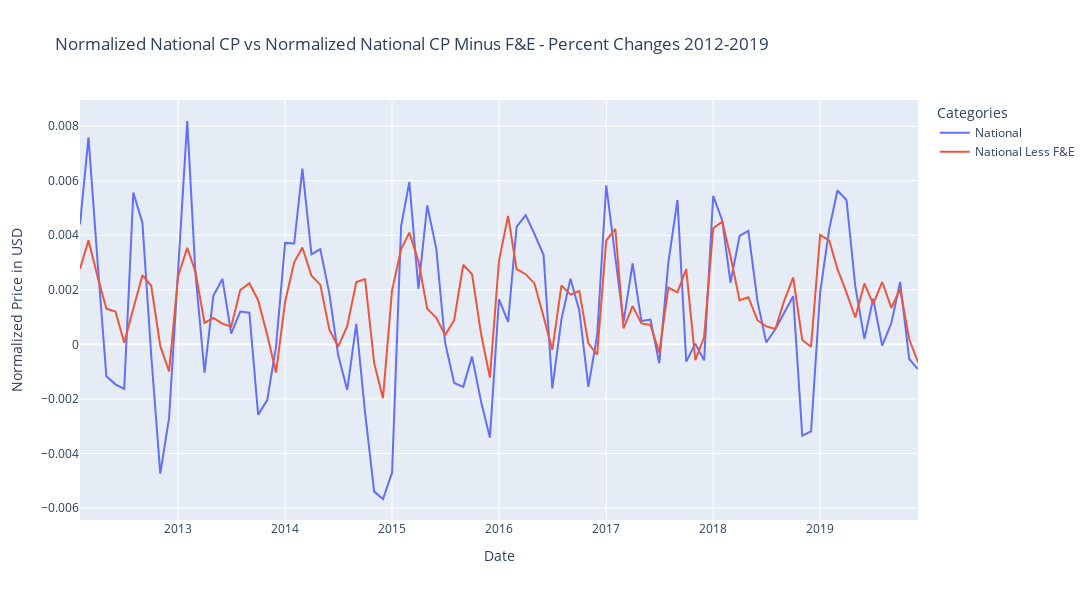

Here is the notebook cell this chart was saved with:
### Code cell
# Store plotly line plot
plotly_line_plot_8 = get_show_px_fig(data_2010s_pctchange, "Normalized National CP vs Normalized National CP Minus F&E - Percent Changes 2012-2019")
